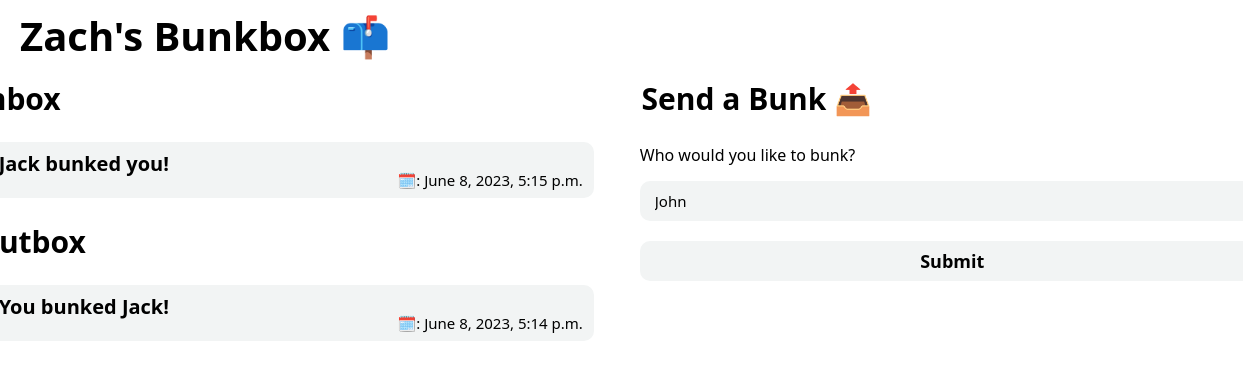
Screenshot of /bunk/4/bunkfeed/ with the database file from the repository.
### bunk/models.py (models this page shows)
class User(models.Model):
    username = models.CharField(max_length=200)
    photo = models.CharField(max_length=200)
    pub_date = models.DateTimeField('date published', default=timezone.now)

class Bunk(models.Model):
    from_user = models.ForeignKey(User, on_delete=models.CASCADE, related_name="+")
    to_user = models.ForeignKey(User, on_delete=models.CASCADE, related_name="+")
    pub_date = models.DateTimeField('date published',default=timezone.now)

### bunk/views.py (the view)
# urls.py: path("<int:id>/bunkfeed/", views.personal_bunk_feed, name="personal_feed"),
def personal_bunk_feed(request, id):
    user = User.objects.get(id=id)
    bunk_list = list(Bunk.objects.filter((Q(pub_date__lte=timezone.now())), (Q(from_user_id=id) | Q(to_user_id=id))).order_by('-pub_date'))
    incoming_bunk_list = [bunk for bunk in bunk_list if bunk.to_user == user]
    outgoing_bunk_list = [bunk for bunk in bunk_list if bunk.from_user == user]
    allusers = User.objects.exclude(id=id)
    print(len(allusers))
    return render(request, 'bunk/personal_feed.html', {
        'user': user,
        'incoming_bunk_list': incoming_bunk_list,
        'outgoing_bunk_list': outgoing_bunk_list,
        'allusers': allusers,
    })

### bunk/templates/bunk/personal_feed.html (shortened to what this page needs)
<html>
  <head>
    {% load static %}
    <link rel="stylesheet" href="{% static 'bunk/style.css' %}" />
  </head>
  <body>
    <h1 class="dash_name">{{user.username}}'s Bunkbox  📫</h1>
    <div class="personal_feed_page">
      <div class="bunk_boxes">
          <h2 class="box_title">Inbox</h2>
        <div class="bunk_inbox">
          {% if incoming_bunk_list %} {% for bunk in incoming_bunk_list %}
          <div class="bunk_list_item">
            <div class="bunk_message">
                {{bunk.from_user.username}} bunked you!
              </div>
            <div class="bunk_date">🗓️: {{bunk.pub_date}}</div>
          </div>
          {% endfor %} {% else %}
          <div class="no_bunks">There are no bunks in the inbox.</div>
          {% endif %}
        </div>
        <h2 class="box_title">Outbox</h2>
        <div class="bunk_outbox">
          {% if outgoing_bunk_list %} {% for bunk in outgoing_bunk_list %}
          <div class="bunk_list_item">
            <div class="bunk_message">
              You bunked {{bunk.to_user.username}}!
            </div>
            <div class="bunk_date">🗓️: {{bunk.pub_date}}</div>
          </div>
          {% endfor %} {% else %}
          <div class="no_bunks">There are no bunks in the outbox.</div>
          {% endif %}
        </div>
      </div>
      <div class="bunk_outbox">
        <h2 class="box_title" id="send_bunk">Send a Bunk 📤</h2>
        <form
          class="bunk_form"
          action="{% url 'bunk:submit_bunk' %}"
          method="post"
        >
          <label for="recipient">Who would you like to bunk?</label>
          <select id="recipient" name="to_user" class="to_select">
            {% for usr in allusers %}
            <option value="{{usr.id}}">{{usr.username}}</option>
            {% endfor %}
          </select>
          <button type="submit"   class="bunk_submit">Submit</button>
        </form>
      </div>
    </div>
  </body>
</html>

### bunk/static/bunk/style.css (style rules this page uses)
* { font-family: system-ui, -apple-system, BlinkMacSystemFont, 'Segoe UI', Roboto, Oxygen, Ubuntu, Cantarell, 'Open Sans', 'Helvetica Neue', sans-serif; }
.personal_feed_page { display: flex; flex-direction: row; justify-content: center; padding-bottom: 40px; }
.dash_name { font-size: 40px; margin: 0px 12px; }
.bunk_boxes { display: flex; flex-direction: column; }
.box_title { font-size: 30px; margin: 15px; align-self: baseline; }
.bunk_inbox { width: 50vw; align-self: center; display: flex; flex-direction: column; align-items: center; margin: 0px 20px; }
h2#send_bunk.box_title { margin: 15px 0px; }
.bunk_outbox { width: 50vw; display: flex; flex-direction: column; align-items: center; margin: 0px 20px; }
.bunk_form { display: flex; flex-direction: column; gap: 10px; margin-top: 10px; }
.bunk_list_item { width: 47vw; height: 40px; margin: 8px 0px; padding: 8px 11px; border-radius: 10px; background-color: #f2f4f4; display: flex; flex-direction: row; justify-content: space-between; }
.bunk_message { align-self: flex-start; font-size: 20; font-weight: 650; }
.bunk_date { align-self:flex-end; font-size: 15; }
.to_select, .bunk_submit { background-color: #f2f4f4; font-size: 15px; width: 625px; margin: 5px 0px; padding: 8px 11px; border: none; border-radius: 10px; }
.to_select { height: 40px; }
.bunk_submit { font-weight: 600; font-size: 18px; }

### rows the page displays
User: username "Zach"
Bunk: from_user.username "Jack", pub_date "June 8, 2023, 5:15 p.m."
Bunk: to_user.username "Jack", pub_date "June 8, 2023, 5:14 p.m."

### other values shown
form field to_user "John"
